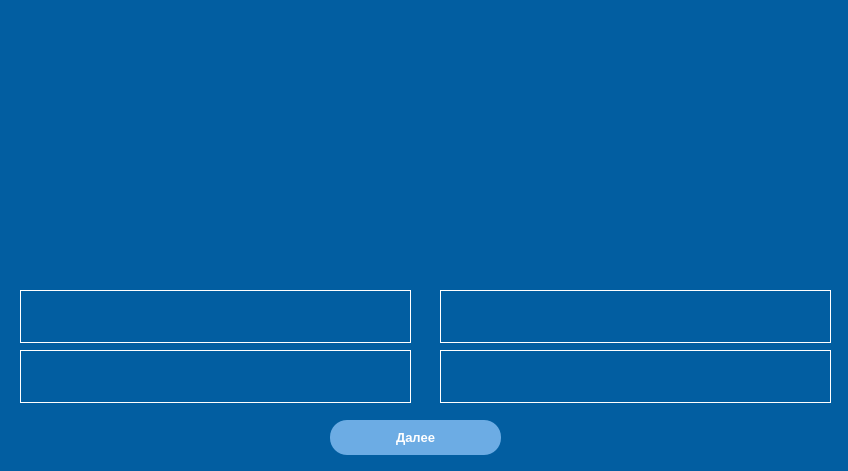
<?xml version="1.0" encoding="UTF-8"?>
<ui version="4.0">
 <class>Form</class>
 <widget class="QWidget" name="Form">
  <property name="geometry">
   <rect>
    <x>0</x>
    <y>0</y>
    <width>848</width>
    <height>471</height>
   </rect>
  </property>
  <property name="windowTitle">
   <string>Form</string>
  </property>
  <property name="styleSheet">
   <string notr="true">background-color: #025ea1;</string>
  </property>
  <widget class="QPushButton" name="ans_1">
   <property name="geometry">
    <rect>
     <x>20</x>
     <y>290</y>
     <width>391</width>
     <height>53</height>
    </rect>
   </property>
   <property name="font">
    <font>
     <family>Arial</family>
     <pointsize>9</pointsize>
     <weight>75</weight>
     <bold>true</bold>
    </font>
   </property>
   <property name="styleSheet">
    <string notr="true">border: 1px solid white; 
    padding: 20px 40px 20px 40px; 
    width: calc(100% - 80px); 
    cursor: pointer; 
    background-color: #025EA1; 
color: white;
text-align: left;</string>
   </property>
   <property name="text">
    <string/>
   </property>
   <attribute name="buttonGroup">
    <string notr="true">ans_group</string>
   </attribute>
  </widget>
  <widget class="QPushButton" name="ans_2">
   <property name="geometry">
    <rect>
     <x>20</x>
     <y>350</y>
     <width>391</width>
     <height>53</height>
    </rect>
   </property>
   <property name="font">
    <font>
     <family>Arial</family>
     <pointsize>9</pointsize>
     <weight>75</weight>
     <bold>true</bold>
    </font>
   </property>
   <property name="styleSheet">
    <string notr="true">border: 1px solid white; 
    padding: 20px 40px 20px 40px; 
    width: calc(100% - 80px); 
    cursor: pointer; 
    background-color: #025EA1; 
color: white;
text-align: left;</string>
   </property>
   <property name="text">
    <string/>
   </property>
   <attribute name="buttonGroup">
    <string notr="true">ans_group</string>
   </attribute>
  </widget>
  <widget class="QPushButton" name="ans_3">
   <property name="geometry">
    <rect>
     <x>440</x>
     <y>290</y>
     <width>391</width>
     <height>53</height>
    </rect>
   </property>
   <property name="font">
    <font>
     <family>Arial</family>
     <pointsize>9</pointsize>
     <weight>75</weight>
     <bold>true</bold>
    </font>
   </property>
   <property name="styleSheet">
    <string notr="true">border: 1px solid white; 
    padding: 20px 40px 20px 40px; 
    width: calc(100% - 80px); 
    cursor: pointer; 
    background-color: #025EA1; 
color: white;
text-align: left;</string>
   </property>
   <property name="text">
    <string/>
   </property>
   <attribute name="buttonGroup">
    <string notr="true">ans_group</string>
   </attribute>
  </widget>
  <widget class="QPushButton" name="ans_4">
   <property name="geometry">
    <rect>
     <x>440</x>
     <y>350</y>
     <width>391</width>
     <height>53</height>
    </rect>
   </property>
   <property name="font">
    <font>
     <family>Arial</family>
     <pointsize>9</pointsize>
     <weight>75</weight>
     <bold>true</bold>
    </font>
   </property>
   <property name="styleSheet">
    <string notr="true">border: 1px solid white; 
    padding: 20px 40px 20px 40px; 
    width: calc(100% - 80px); 
    cursor: pointer; 
    background-color: #025EA1; 
color: white;
text-align: left;</string>
   </property>
   <property name="text">
    <string/>
   </property>
   <attribute name="buttonGroup">
    <string notr="true">ans_group</string>
   </attribute>
  </widget>
  <widget class="QPushButton" name="next_btn">
   <property name="geometry">
    <rect>
     <x>330</x>
     <y>420</y>
     <width>171</width>
     <height>35</height>
    </rect>
   </property>
   <property name="font">
    <font>
     <family>Arial</family>
     <pointsize>10</pointsize>
     <weight>75</weight>
     <italic>false</italic>
     <bold>true</bold>
    </font>
   </property>
   <property name="styleSheet">
    <string notr="true">background-color: #6CACE4; 
color: white;
transition-duration: 500ms; 
cursor: pointer; 
border-radius: 17px;
</string>
   </property>
   <property name="text">
    <string>Далее</string>
   </property>
  </widget>
  <widget class="QLabel" name="image">
   <property name="geometry">
    <rect>
     <x>440</x>
     <y>20</y>
     <width>391</width>
     <height>261</height>
    </rect>
   </property>
   <property name="text">
    <string/>
   </property>
  </widget>
  <widget class="QLabel" name="question_text">
   <property name="geometry">
    <rect>
     <x>20</x>
     <y>20</y>
     <width>391</width>
     <height>261</height>
    </rect>
   </property>
   <property name="font">
    <font>
     <family>Arial</family>
     <pointsize>9</pointsize>
     <weight>50</weight>
     <bold>false</bold>
    </font>
   </property>
   <property name="styleSheet">
    <string notr="true">color:white;</string>
   </property>
   <property name="text">
    <string/>
   </property>
   <property name="alignment">
    <set>Qt::AlignLeading|Qt::AlignLeft|Qt::AlignTop</set>
   </property>
   <property name="wordWrap">
    <bool>true</bool>
   </property>
  </widget>
 </widget>
 <resources/>
 <connections/>
 <buttongroups>
  <buttongroup name="ans_group"/>
 </buttongroups>
</ui>
